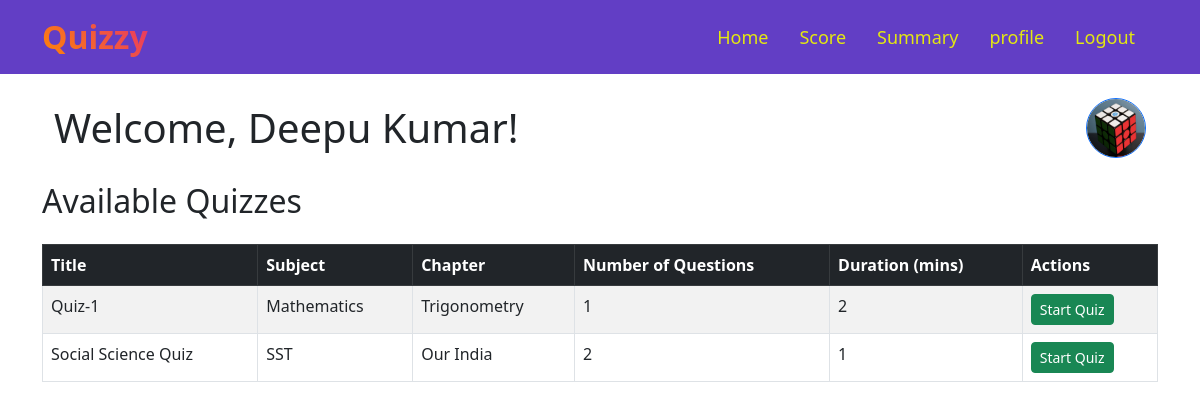
The page /user/dashboard (signed in) on the database its author committed.
### models.py (models this page shows)
class User(db.Model):
    id = db.Column(db.Integer, primary_key=True)
    username = db.Column(db.String(80), unique=True, nullable=False)
    password = db.Column(db.String(200), nullable=False)
    name = db.Column(db.String(80), nullable=False)
    qualification = db.Column(db.String(80), nullable=False)
    dob = db.Column(db.String(10), nullable=False)
    is_admin = db.Column(db.Boolean, nullable=False, default=False)

class Quiz(db.Model):
    id = db.Column(db.Integer, primary_key=True)
    title = db.Column(db.String(200), nullable=False)  # Title of the quiz
    subject_id = db.Column(db.Integer, db.ForeignKey('subject.id'), nullable=False)  # Related subject
    chapter_id = db.Column(db.Integer, db.ForeignKey('chapter.id'), nullable=False)  # Related chapter
    num_questions = db.Column(db.Integer, nullable=False)  # Number of questions in the quiz
    duration = db.Column(db.Integer, nullable=False)  # Duration in minutes
    created_at = db.Column(db.DateTime, default=datetime.utcnow)  # Timestamp
    subject = db.relationship('Subject', backref='quizzes', lazy="joined")
    chapter = db.relationship('Chapter', backref='quizzes', lazy="joined")

class Subject(db.Model):
    id = db.Column(db.Integer, primary_key=True)
    sub_name = db.Column(db.String(100), nullable=False, unique=True)
    chapters = db.relationship('Chapter', backref='subject', lazy=True, cascade="all, delete-orphan")

class Chapter(db.Model):
    id = db.Column(db.Integer, primary_key=True)
    name = db.Column(db.String(100), nullable=False)
    subject_id = db.Column(db.Integer, db.ForeignKey('subject.id'), nullable=False)
    questions = db.relationship('Question', backref='chapter', lazy=True, cascade="all, delete-orphan")

### routes.py (the view)
@app.route('/user/dashboard')
@auth_required
def user_dashboard():
    quizzes = Quiz.query.all()
    user_name = session.get('user_name', 'User')
    return render_template('user_side/user_dashboard.html', quizzes=quizzes, user_name=user_name )

### routes.py (called while the page is built)
def auth_required(func):
    @wraps(func)
    def inner(*args, **kwargs):
        if "user_id" not in session:
            flash('Please login to continue', 'info')
            return redirect(url_for('login'))
        user = User.query.get(session['user_id'])
        if not user:
            flash('User not found, please login again', 'danger')
            return redirect(url_for('login'))
        if user.is_admin:  # Block admin access
            flash('You are not allowed to access this page', 'danger')
            return redirect(url_for('home'))  # Redirect admin to home
        return func(*args, **kwargs)
    return inner

### templates/user_side/user_dashboard.html (shortened to what this page needs)
<!DOCTYPE html>
<html lang="en">
<head>
    {% block head %}
    <link rel="stylesheet" href="{{ url_for('static', filename='css/flash.css') }}">
    <link rel="stylesheet" href="https://cdn.jsdelivr.net/npm/bootstrap@5.3.3/dist/css/bootstrap.min.css">
    {% endblock %}
</head>
<body>
    {% include 'user_side/nav2.html' %}
    {% block content %}
    <div class="container mt-4 px-4">
        <div class="d-flex justify-content-between align-items-center">
            <h1 class="mb-0">Welcome, {{ user_name }}!</h1>
            <div>
                <img src="{{ url_for('static', filename='images/profile_0.png') }}" alt="Profile Picture"
                    class="rounded-circle border border-primary" width="60" height="60">
            </div>
        </div>
    </div>
    <div class="container mt-4">
        <h2 class="mb-4">Available Quizzes</h2>
        {% if quizzes %}
        <div class="table-responsive">
            <table class="table table-bordered table-striped">
                <thead class="table-dark">
                    <tr>
                        <th>Title</th>
                        <th>Subject</th>
                        <th>Chapter</th>
                        <th>Number of Questions</th>
                        <th>Duration (mins)</th>
                        <th>Actions</th>
                    </tr>
                </thead>
                <tbody>
                    {% for quiz in quizzes %}
                    <tr>
                        <td>{{ quiz.title }}</td>
                        <td>{{ quiz.subject.sub_name }}</td>
                        <td>{{ quiz.chapter.name }}</td>
                        <td>{{ quiz.num_questions }}</td>
                        <td>{{ quiz.duration }}</td>
                        <td>
                            <a href="{{ url_for('start_quiz', quiz_id=quiz.id) }}" class="btn btn-success btn-sm">Start
                                Quiz</a>
                        </td>
                    </tr>
                    {% endfor %}
                </tbody>
            </table>
        </div>
        {% else %}
        <p class="alert alert-warning">No quizzes available at the moment.</p>
        {% endif %}
    </div>
    {% endblock %}
</body>
</html>

### templates/user_side/nav2.html (style rules this page uses)
body { overflow-x: hidden; }

### rows shown on the page
User: name "Deepu Kumar"
Quiz: title "Quiz-1", subject.sub_name "Mathematics", chapter.name "Trigonometry", num_questions "1", duration "2"
Quiz: title "Social Science Quiz", subject.sub_name "SST", chapter.name "Our India", num_questions "2", duration "1"
